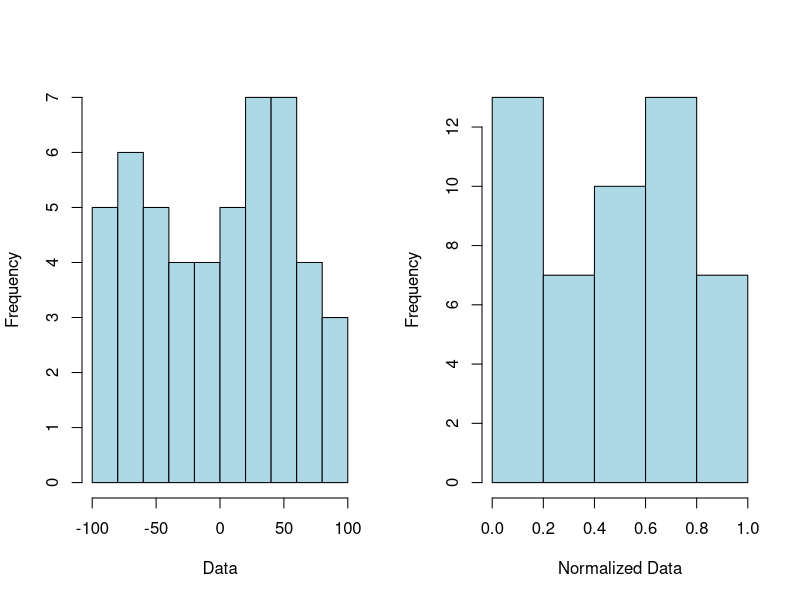
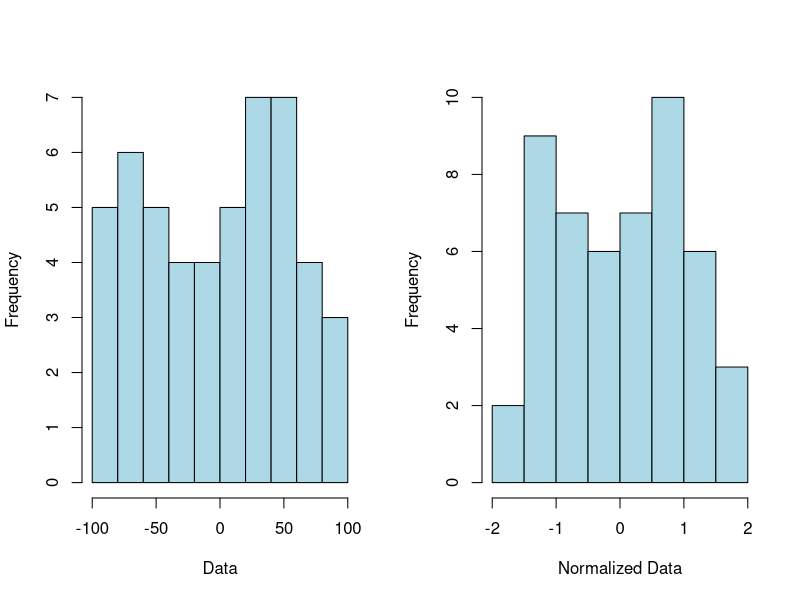

Write R code to recreate these figures, in order.
#################################
# Normalization
#################################

setwd("~/Documents/projects/course-data-analysis-basic/r-scripts")

### Calculate z-score normalization.
zscore <- function(x) {
  mu = mean(x, na.rm = TRUE)
  ro = sd(x, na.rm = TRUE)
  z = (x - mu) / ro
  return (z)
}

### Calculate min-max normalization.
minmax_normalize <- function(x, boundary_min, boundary_max) {
  normalized = (x - min(x)) / (max(x) - min(x)) * (boundary_max - boundary_min) + boundary_min
  return (normalized)
}


# Generate sample data
x = sample(-100:100, 50)

boundary_min = 0
boundary_max = 1

# Normalized data with min-max
normalized = minmax_normalize(x, boundary_min, boundary_max)
# Histogram of example data and normalized data
par(mfrow= c(1, 2))
hist(x, xlab="Data", col="lightblue", main="")
hist(normalized, xlab="Normalized Data", col="lightblue", main="")

# Normalized data with zscore
normalized = zscore(x)
# Histogram of example data and normalized data
par(mfrow= c(1, 2))
hist(x, xlab="Data", col="lightblue", main="")
hist(normalized, xlab="Normalized Data", col="lightblue", main="")



